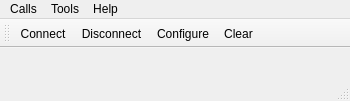
<?xml version="1.0" encoding="UTF-8"?>
<ui version="4.0">
 <class>MainWindow</class>
 <widget class="QMainWindow" name="MainWindow">
  <property name="geometry">
   <rect>
    <x>0</x>
    <y>0</y>
    <width>350</width>
    <height>101</height>
   </rect>
  </property>
  <property name="windowTitle">
   <string>Simple Terminal</string>
  </property>
  <widget class="QWidget" name="centralWidget">
   <layout class="QVBoxLayout" name="verticalLayout"/>
  </widget>
  <widget class="QMenuBar" name="menuBar">
   <property name="geometry">
    <rect>
     <x>0</x>
     <y>0</y>
     <width>350</width>
     <height>22</height>
    </rect>
   </property>
   <widget class="QMenu" name="menuCalls">
    <property name="title">
     <string>Calls</string>
    </property>
    <addaction name="actionConnect"/>
    <addaction name="actionDisconnect"/>
    <addaction name="separator"/>
    <addaction name="actionQuit"/>
   </widget>
   <widget class="QMenu" name="menuTools">
    <property name="title">
     <string>Tools</string>
    </property>
    <addaction name="actionConfigure"/>
    <addaction name="actionClear"/>
    <addaction name="actionSave"/>
   </widget>
   <widget class="QMenu" name="menuHelp">
    <property name="title">
     <string>Help</string>
    </property>
    <addaction name="actionAbout"/>
    <addaction name="actionAboutQt"/>
   </widget>
   <addaction name="menuCalls"/>
   <addaction name="menuTools"/>
   <addaction name="menuHelp"/>
  </widget>
  <widget class="QToolBar" name="mainToolBar">
   <attribute name="toolBarArea">
    <enum>TopToolBarArea</enum>
   </attribute>
   <attribute name="toolBarBreak">
    <bool>false</bool>
   </attribute>
   <addaction name="actionConnect"/>
   <addaction name="actionDisconnect"/>
   <addaction name="actionConfigure"/>
   <addaction name="actionClear"/>
  </widget>
  <widget class="QStatusBar" name="statusBar"/>
  <action name="actionAbout">
   <property name="text">
    <string>&amp;About</string>
   </property>
   <property name="toolTip">
    <string>About program</string>
   </property>
   <property name="shortcut">
    <string>Alt+A</string>
   </property>
  </action>
  <action name="actionAboutQt">
   <property name="text">
    <string>About Qt</string>
   </property>
  </action>
  <action name="actionConnect">
   <property name="icon">
    <iconset resource="terminal.qrc">
     <normaloff>:/images/connect.png</normaloff>:/images/connect.png</iconset>
   </property>
   <property name="text">
    <string>C&amp;onnect</string>
   </property>
   <property name="toolTip">
    <string>Connect to serial port</string>
   </property>
   <property name="shortcut">
    <string>Ctrl+O</string>
   </property>
  </action>
  <action name="actionDisconnect">
   <property name="icon">
    <iconset resource="terminal.qrc">
     <normaloff>:/images/disconnect.png</normaloff>:/images/disconnect.png</iconset>
   </property>
   <property name="text">
    <string>&amp;Disconnect</string>
   </property>
   <property name="toolTip">
    <string>Disconnect from serial port</string>
   </property>
   <property name="shortcut">
    <string>Ctrl+D</string>
   </property>
  </action>
  <action name="actionConfigure">
   <property name="icon">
    <iconset resource="terminal.qrc">
     <normaloff>:/images/settings.png</normaloff>:/images/settings.png</iconset>
   </property>
   <property name="text">
    <string>&amp;Configure</string>
   </property>
   <property name="toolTip">
    <string>Configure serial port</string>
   </property>
   <property name="shortcut">
    <string>Alt+C</string>
   </property>
  </action>
  <action name="actionClear">
   <property name="icon">
    <iconset resource="terminal.qrc">
     <normaloff>:/images/clear.png</normaloff>:/images/clear.png</iconset>
   </property>
   <property name="text">
    <string>C&amp;lear</string>
   </property>
   <property name="toolTip">
    <string>Clear data</string>
   </property>
   <property name="shortcut">
    <string>Alt+L</string>
   </property>
  </action>
  <action name="actionQuit">
   <property name="icon">
    <iconset resource="terminal.qrc">
     <normaloff>:/images/application-exit.png</normaloff>:/images/application-exit.png</iconset>
   </property>
   <property name="text">
    <string>&amp;Quit</string>
   </property>
   <property name="shortcut">
    <string>Ctrl+Q</string>
   </property>
  </action>
  <action name="actionSave">
   <property name="text">
    <string>&amp;Save</string>
   </property>
  </action>
 </widget>
 <layoutdefault spacing="6" margin="11"/>
 <resources>
  <include location="terminal.qrc"/>
 </resources>
 <connections/>
</ui>
